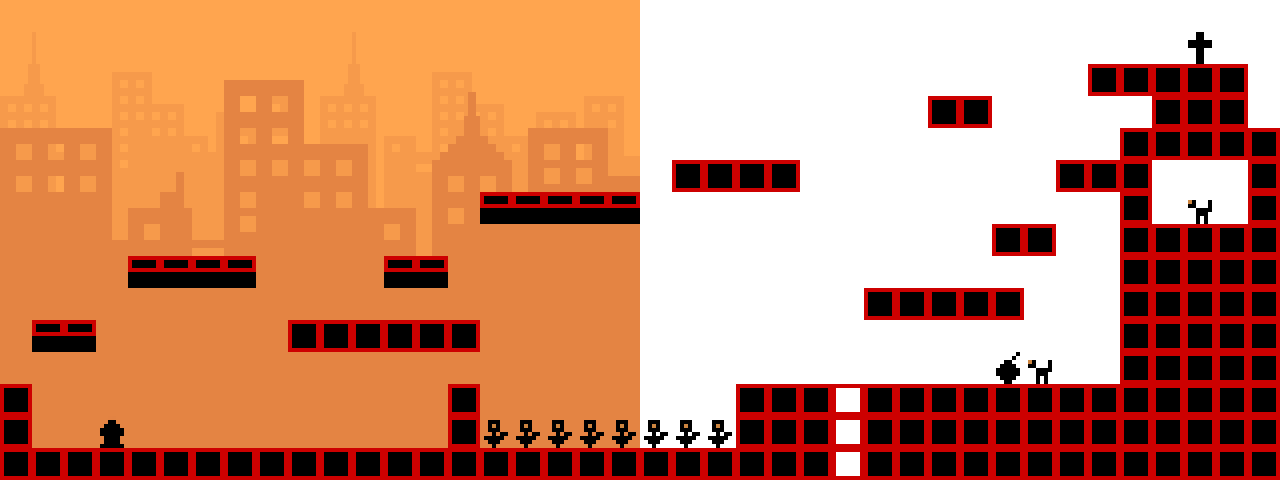

A level layout from a 2D game, rendered from its tile map. Below: a short description, then the map file with tile-grid data replaced by summaries:
An orthogonal 40x15 tile map with 32x32 px tiles, 2 tile layers (main, collision), 2 tilesets, 2 image layers and 5 objects (2x bodybuilder, 2x doggie, player).

<map version="1.0" orientation="orthogonal" width="40" height="15" tilewidth="32" tileheight="32" backgroundcolor="#ffffff">
 <tileset firstgid="1" name="collision" tilewidth="32" tileheight="32">
  <image source="../images/tiles/collision.png" width="224" height="32" />
  <tile id="0">
   <properties>
    <property name="type" value="solid" />
   </properties>
  </tile>
  <tile id="1">
   <properties>
    <property name="type" value="platform" />
   </properties>
  </tile>
  <tile id="2">
   <properties>
    <property name="type" value="lslope" />
   </properties>
  </tile>
  <tile id="3">
   <properties>
    <property name="type" value="rslope" />
   </properties>
  </tile>
  <tile id="4">
   <properties>
    <property name="type" value="ladder" />
   </properties>
  </tile>
  <tile id="5">
   <properties>
    <property name="type" value="topladder" />
   </properties>
  </tile>
  <tile id="6">
   <properties>
    <property name="type" value="breakable" />
   </properties>
  </tile>
 </tileset>
 <tileset firstgid="8" name="tiles" tilewidth="32" tileheight="32">
  <image source="../images/tiles/tiles.png" width="320" height="256" />
 </tileset>
 <imagelayer name="background1" width="40" height="15">
  <image source="../images/backgrounds/background1.png" trans="f9f8ff" />
  <properties>
   <property name="ratio" value="0.25" />
  </properties>
 </imagelayer>
 <imagelayer name="background2" width="40" height="15">
  <image source="../images/backgrounds/background2.png" />
  <properties>
   <property name="ratio" value="0.35" />
  </properties>
 </imagelayer>
 <layer name="main" width="40" height="15">
  <data>[600 cells, 165 non-empty, 7 distinct tile ids]</data>
 </layer>
 <objectgroup color="#00ff00" name="Entities" width="40" height="15">
  <object name="player" x="128" y="192" width="32" height="32">
   <properties>
    <property name="spritewidth" value="32" />
   </properties>
  </object>
  <object name="bodybuilder" x="1088" y="0" width="64" height="64" />
  <object name="doggie" x="32" y="416" width="416" height="32" />
  <object name="doggie" x="864" y="384" width="160" height="64" />
  <object name="bodybuilder" x="480" y="128" width="64" height="64" />
 </objectgroup>
 <layer name="collision" width="40" height="15">
  <data>[600 cells, 154 non-empty, 2 distinct tile ids]</data>
 </layer>
</map>